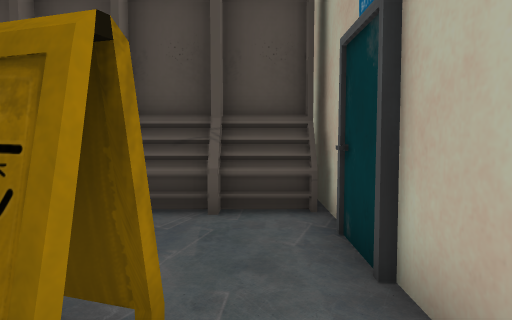
[1] (above)

24 first-person views from a walk through a 3-D level made in the Unity game engine. The camera is 1.3 m above the floor, tilts 4° down and sees 70° across. The floor is counted in squares, 1 m on a side. Each view is taken from the middle of a square. On the plan, view 1 faces up. The plan holds only what a view shows up to about 15 squares ahead; the rest is blank. The place goes on beyond the plan. The player is left out. Some surface patterns are stand-ins.

[2]
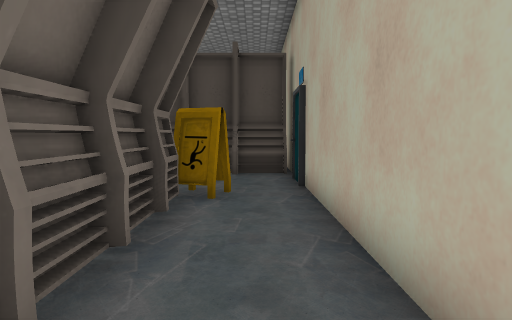

[3]
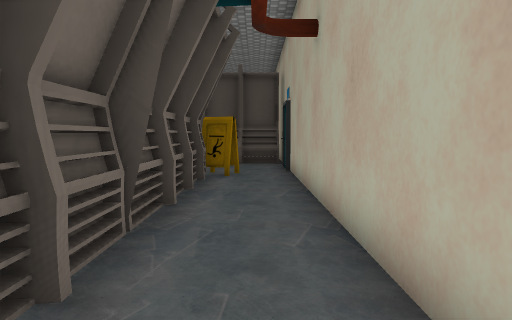

[4]
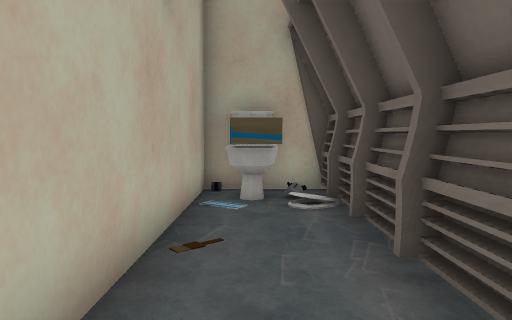

[5]
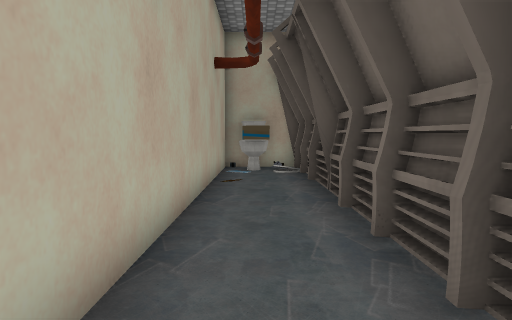

[6]
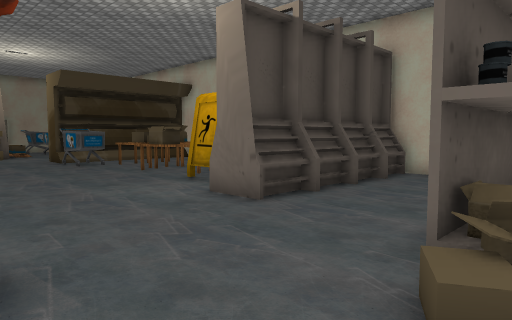

[7]
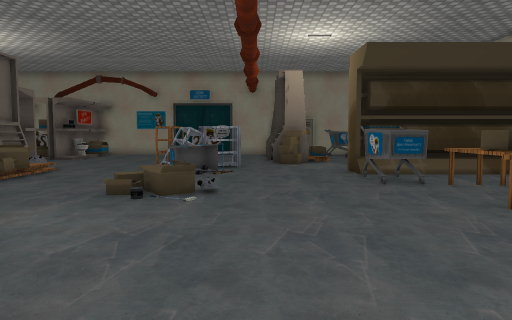

[8]
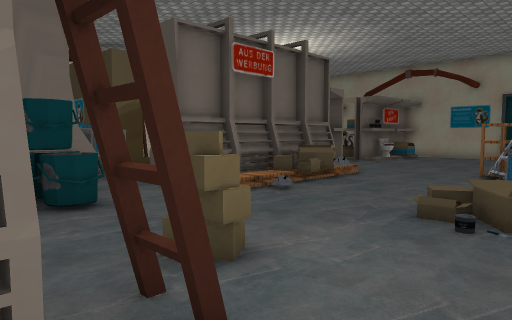

[9]
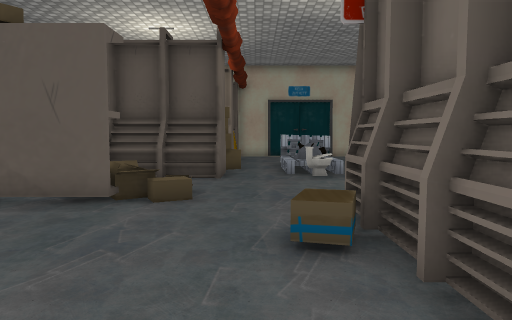

[10]
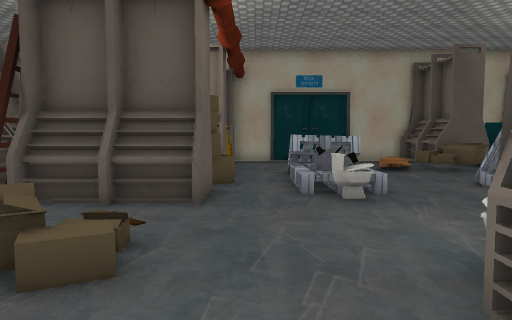

[11]
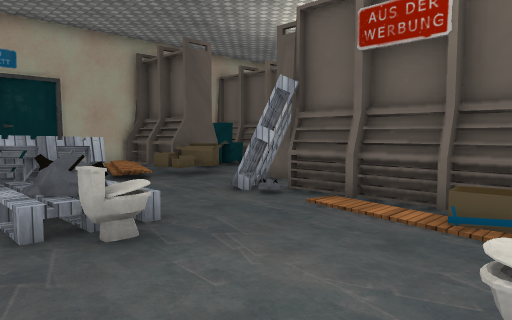

[12]
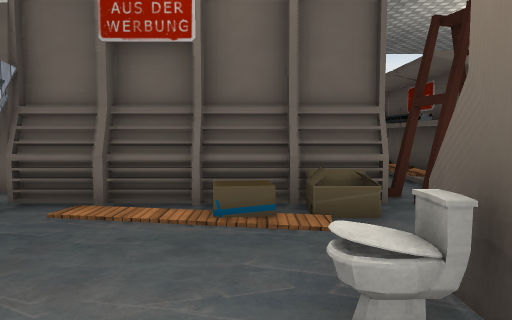

[13]
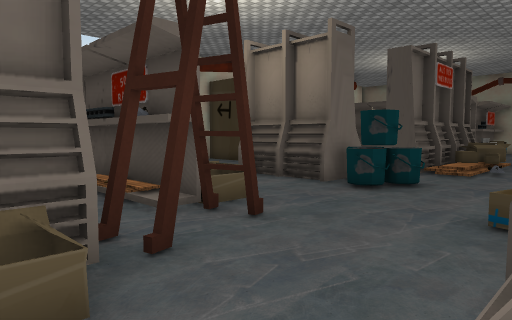

[14]
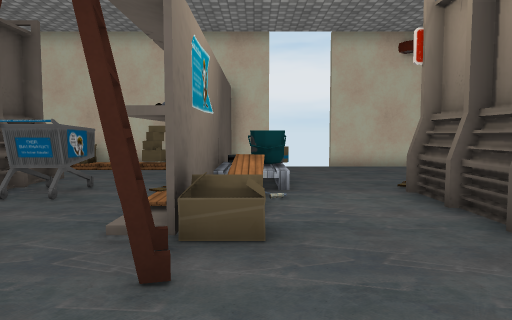

[15]
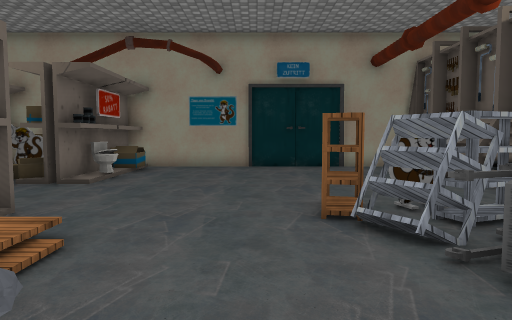

[16]
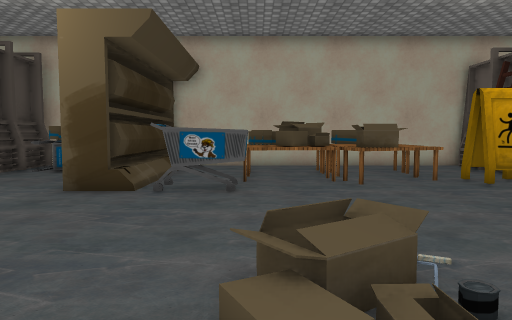

[17]
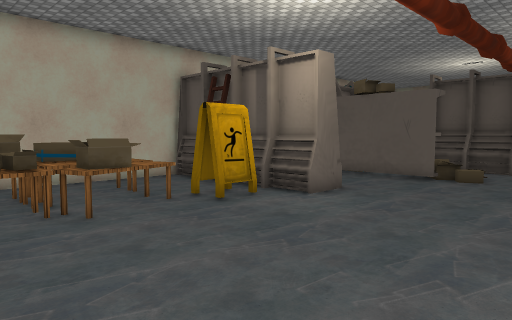

[18]
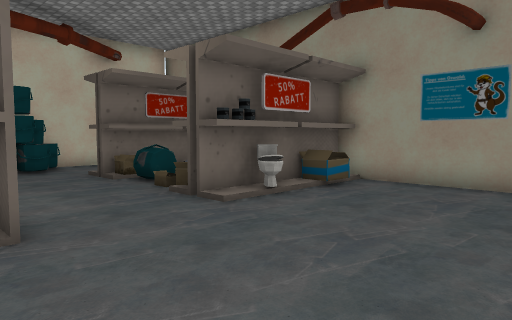

[19]
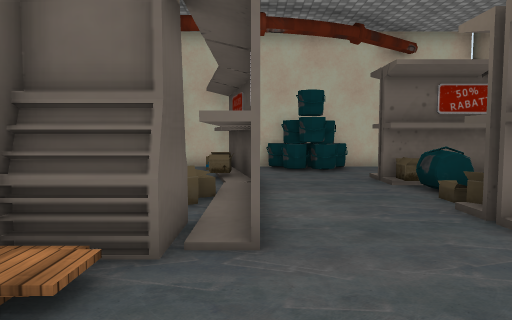

[20]
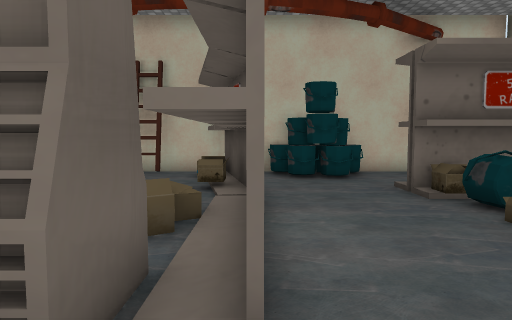

[21]
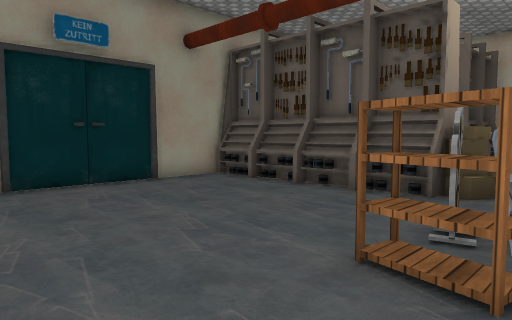

[22]
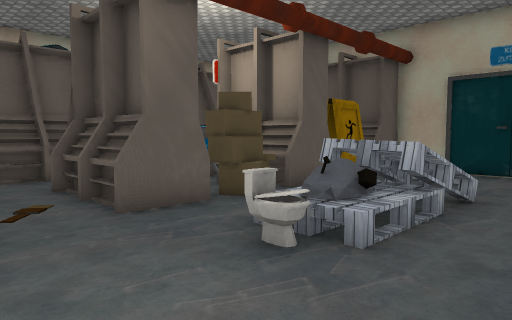

[23]
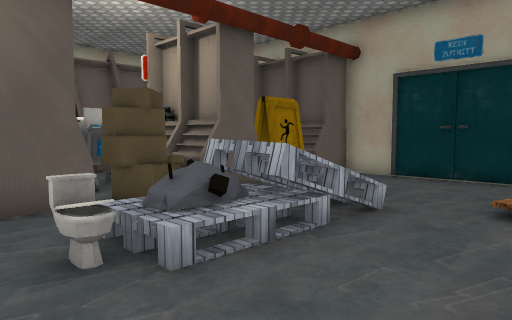

[24]
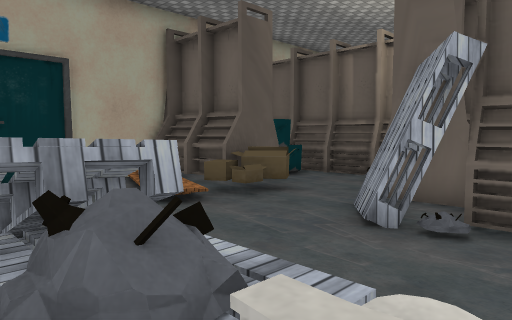

### Floor plan
Key: @ floor where view 1 was taken; # wall or solid block; x gap in a wall; . main floor; : floor 0.25 m higher than the main floor; / step, stairs or slope; = window, fence, low wall or low ledge; ^ raised ledge; v drop or lower ground; O other object.
Columns run from 29 left of view 1 to 1 right of it. Each row starts with its distance up from view 1.
 31      ##   ############
 30       O  OO..........OO
 29      O ##OO..........OO
 28      OO  OO..........OO
 27 #.  OOOO  OO.........OO
 26 #...OOOO. O..........OO
 25 #OO..................OO   OOOO#
 24 OOO..................OO    .OO#
 23 OOO.............OO...##  ...OO
 22 #...OOOO#OOO....OOOO........
 21 #OOO#OOO#OOO.....OOO......
 20 #O...      O:....OO.....#######
 19 #O.       OO==...OO.....#######
 18 #O         #===........OO.....
 17           OO//.........OO.....
 16           OO:..../=.....OOOOO.
 15       ##   O:..../O=.....##OO.
 14     ###O OOO.............###O.#
 13 #.     O O..............OOOOO.#
 12 #...   O OOOO............O  O.#
 11 #......OOO#OO...#........OOOO.#
 10 x..........OO...OO......## ...#
  9  ............... #......## ...#
  8  ...OO/........O #......OOOOOO#
  7 #    O////==.... #.....OOOOOOO#
  6 #O## ##O##OOO... #.....OOOOOOO#
  5        OOOO..... #O...........#
  4  # ........OO...##O...........#
  3 ##=...OOO.. O=..^#............#
  2 #:....OOO   O#...O...Ox#OOO #.#
  1 #= .OOOO    OO.......O=..  O#.#
  0 #   OO      OO.........    O.@#
 -1 #           O.............OO#.#
 -2             OO...O..OOOOO.OOO.#
 -3             O....O..#OOOO OO..#
 -4          O O##...=..##O    OO.#
 -5          O ##....##.# OOO OO..#
 -6           ......vOx.#O O..OO..#
 -7        O...=....vO=.#OOO  OO..#
 -8        O...===O.....O OO   O#.#
 -9       OO..O#O=O.....##     OO.#
-10        OOOOOO//.....##     O..#
-11       OO OOOO:......OOOO   OOO#
-12        O   OO/......#OOO   O.##
-13             #########      ####

Positions as (right, up) in squares from view 1, and headings:
1: (0, 0), facing up
2: (0, -6), facing up
3: (0, -10), facing up
4: (0, -4), facing down
5: (0, 2), facing down
6: (-11, 1), facing up-right
7: (-9, 7), facing up
8: (-10, 9), facing up-left
9: (-10, 9), facing down
10: (-10, 5), facing down
11: (-10, 2), facing down-left
12: (-10, 1), facing left
13: (-13, 2), facing up-left
14: (-14, 7), facing left
15: (-14, 16), facing up
16: (-14, 16), facing right
17: (-12, 16), facing down-right
18: (-13, 21), facing up-left
19: (-14, 22), facing left
20: (-16, 22), facing left
21: (-16, 21), facing up-right
22: (-15, 1), facing down-right
23: (-16, -1), facing down-right
24: (-11, -2), facing down-left
